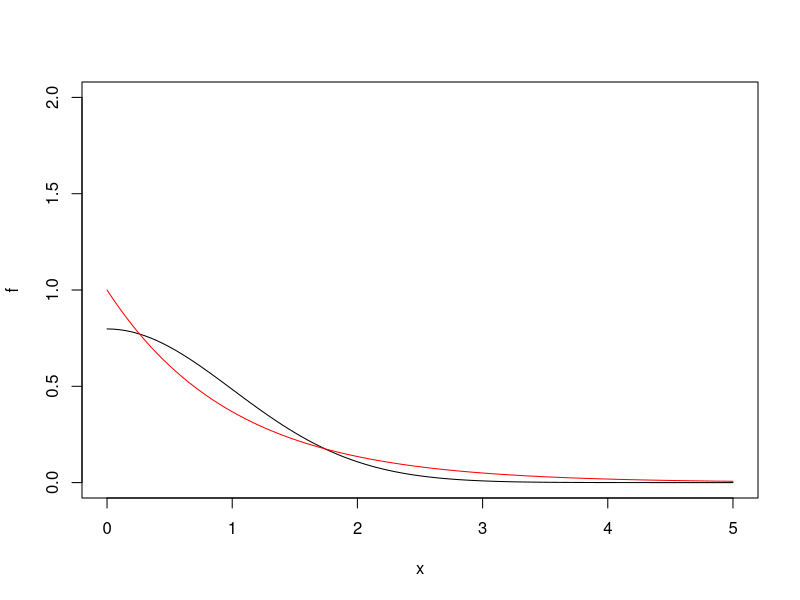
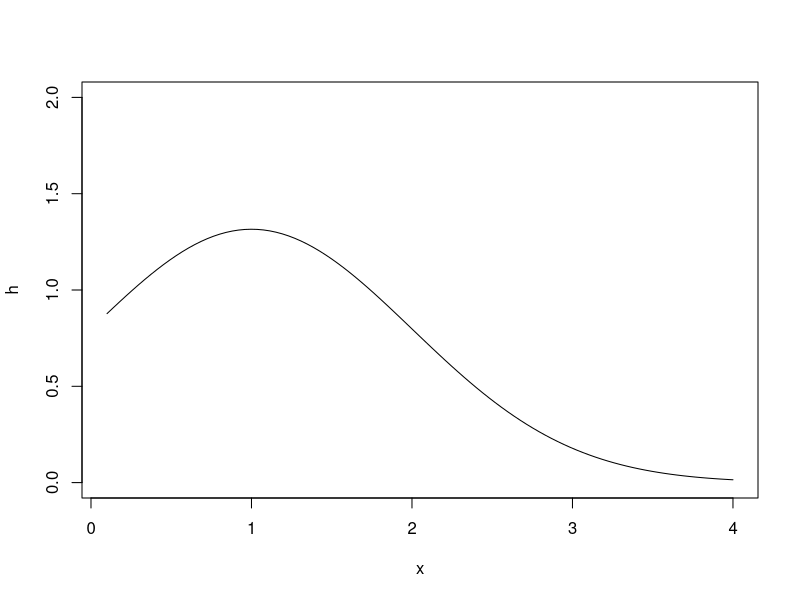
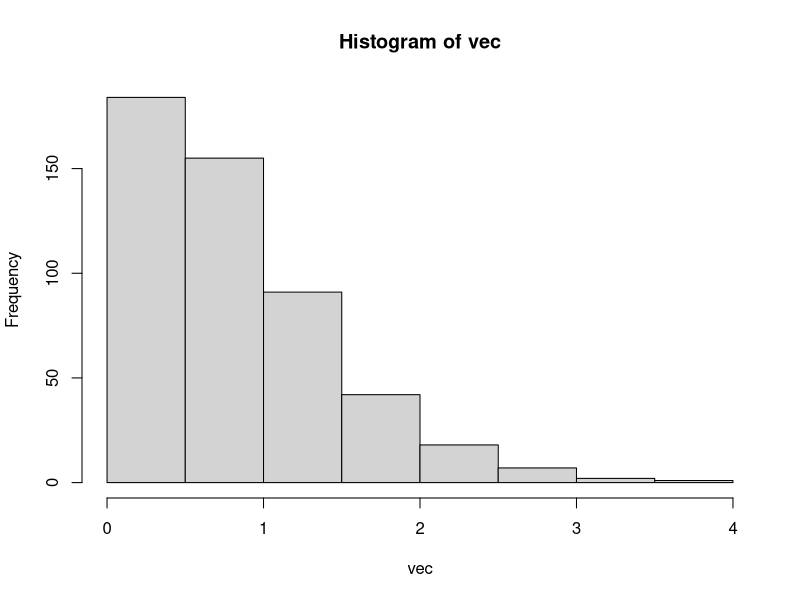

The R script that drew these images, in order:
set.seed(917)

f <- function(x){
    (2/sqrt(2*pi))*exp(-x^2/2)
}
g <- function(x){
    exp(-x)
}

plot(f, ylim=c(0,2), xlim=c(0,5))
plot(g, add=TRUE, col="red",  ylim=c(0,2), xlim=c(0,5))

h <- function(x){
    f(x)/g(x)
}
plot(h, xlim=c(0.1,4), ylim=c(0,2))

M <- 2


# ACEPTACIÓN RECHAZO

genera.una <- function(...){
    MAXITER = 10000
    continuar = TRUE
    iter <- 1
    while(continuar | iter <= MAXITER){
        # 1) -haz exponencial # # o usen rexp
        Y <- log(1/(1-runif(1))) # exponencial
        U <- runif(1) # unif
        # ----------------#
        # 2) acepto o rechazo
        if( U <= f(Y)/(M*g(Y))){
            X <- Y
            continuar = FALSE
        }
        iter <- iter + 1
    } 
    return(X)
}
genera.muchas <- function(n){
    sapply(1:n, FUN=genera.una)
}

vec <- genera.muchas(500)
hist(vec)
